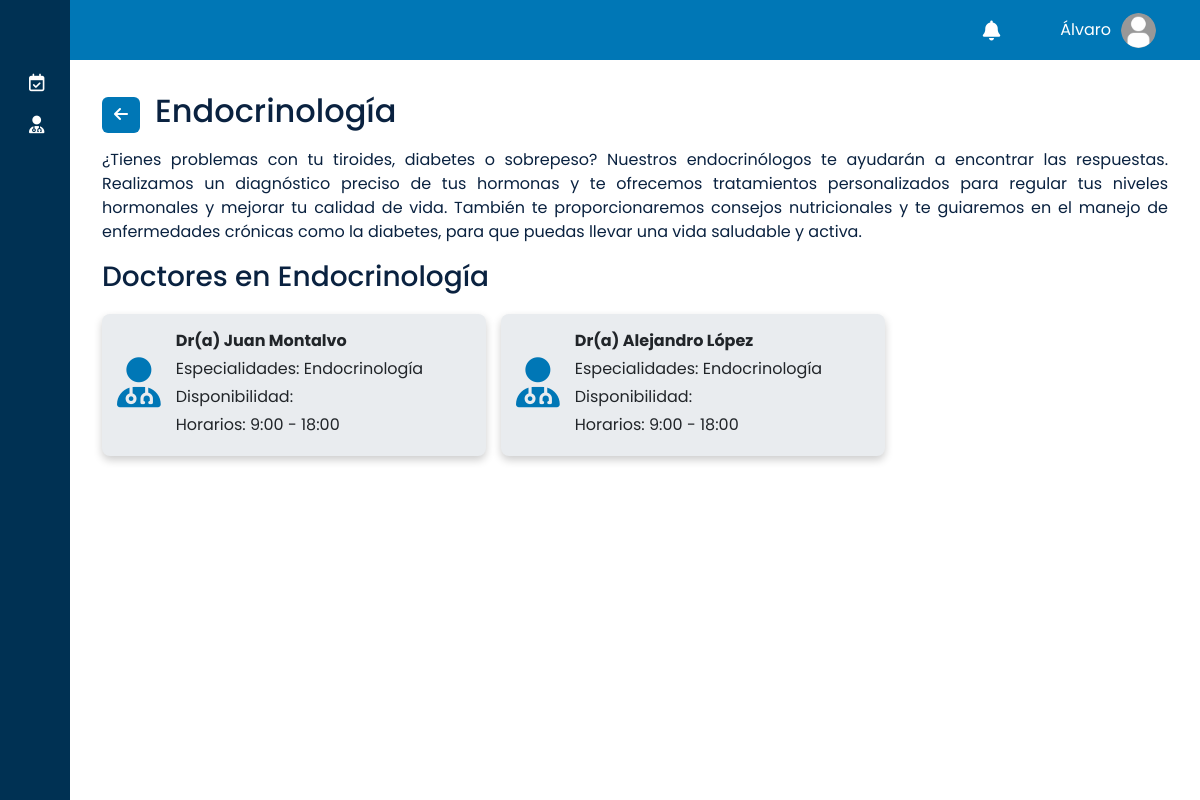
The page /core/specialities/9/ (signed in) on the database its author committed.
### core/models.py (models this page shows, shortened)
class User(AbstractUser):
    middle_name = models.CharField(max_length=30, blank=True, null=True)
    maternal_surname = models.CharField(max_length=30, blank=True, null=True)
    identification = models.CharField(max_length=13, blank=True, null=True)
    address = models.CharField(max_length=50, blank=True, null=True)
    city = models.CharField(max_length=15, blank=True, null=True)
    phone_number = models.CharField(max_length=10, blank=True, null=True)
    birth_date = models.DateField(blank=True, null=True)
    GENRE_CHOICES = [
        ('M', 'Masculino'),
        ('F', 'Femenino'),
    ]
    genre = models.CharField(
        max_length=1, choices=GENRE_CHOICES, blank=False, null=False)

class Speciality(models.Model):
    name = models.CharField(max_length=80)
    description = models.TextField()
    detailed_description = models.TextField(null=True, blank=True)
    created_at = models.DateTimeField(default=timezone.now, editable=False)
    modified_by = models.ForeignKey(
        User, on_delete=models.SET_NULL, null=True, blank=True)
    modified_at = models.DateTimeField(auto_now=True)
    status = models.BooleanField(default=True)
    class Meta:
        verbose_name = 'Especialidad'
        verbose_name_plural = 'Especialidades'

class Doctor(User):
    specialities = models.ManyToManyField(Speciality)
    created_at = models.DateTimeField(default=timezone.now, editable=False)
    modified_at = models.DateTimeField(auto_now=True)
    modified_by = models.ForeignKey(
        User, on_delete=models.SET_NULL, null=True, blank=True, related_name='modified_doctors')
    class Meta:
        verbose_name = 'Doctor'
        verbose_name_plural = 'Doctores'

### core/views/speciality_views.py (the view)
@login_required
def speciality_detail(request, speciality_id):
    speciality = get_object_or_404(Speciality, id=speciality_id)
    doctors = Doctor.objects.filter(specialities=speciality)
    return render(request, 'patient/speciality_detail.html', {
        'speciality': speciality,
        'doctors': doctors,
    })

### core/context_processors.py (called while the page is built)
def group_context(request):
    if request.user.is_authenticated:
        return {
            'is_paciente': request.user.groups.filter(name='Paciente').exists(),
            'is_administrador': request.user.groups.filter(name='Administrador').exists(),
            'is_secretaria': request.user.groups.filter(name='Secretaria').exists(),
            'is_doctor': request.user.groups.filter(name='Doctor').exists(),
            'is_manager': request.user.groups.filter(name='Gerencia').exists(),
        }
    return {}

def notifications_processor(request):
    if request.user.is_authenticated:
        notifications = Notification.objects.filter(
            patient=request.user,
            is_read=False
        ).order_by('-created_at')
        return {
            'notifications': notifications,
            'unread_notifications': notifications,
        }
    return {'notifications': None, 'unread_notifications': None}

### core/templates/patient/speciality_detail.html
{% extends 'shared/base.html' %}
{% load static %}
{% block content %}
<div class="content">
    <div class="speciality-detail">
        <div class="header-with-back-button">
            <a href="{% url 'search_doctors_patient' %}" class="btn custom-button" title="Regresar">
                <i class="fas fa-arrow-left"></i>
            </a>
            <h2>{{ speciality.name }}</h2>
        </div>
        <p class="speciality-description">{{ speciality.detailed_description|default:speciality.description }}</p>
        <h3>Doctores en {{ speciality.name }}</h3>
        <div class="doctor-cards">
            {% for doctor in doctors %}
            <div class="doctor-card">
                <div class="icon-doctor">
                    <i class="fas fa-user-md"></i>
                </div>
                <div class="doctor-info">
                    <strong>Dr(a) {{ doctor.first_name }} {{ doctor.last_name }}</strong>
                    <p>
                        Especialidades:
                        {% for spec in doctor.specialities.all %}
                        {{ spec.name }}{% if not forloop.last %}, {% endif %}
                        {% endfor %}
                    </p>
                    <p>Disponibilidad:</p>
                    <p>Horarios: 9:00 - 18:00</p>
                </div>
            </div>
            {% empty %}
            <p>No hay doctores disponibles para esta especialidad actualmente.</p>
            {% endfor %}
        </div>
    </div>
</div>
{% endblock %}

### core/templates/shared/base.html (shortened to what this page needs)
{% load static %}
<!DOCTYPE html>
<html lang="en">
<head>
    <link href="https://cdn.lineicons.com/4.0/lineicons.css" rel="stylesheet" />
    <link rel="stylesheet" href="https://cdnjs.cloudflare.com/ajax/libs/font-awesome/6.5.2/css/all.min.css">
    <link href="https://cdn.jsdelivr.net/npm/bootstrap@5.3.0-alpha3/dist/css/bootstrap.min.css" rel="stylesheet"
>
    <link href="https://cdn.jsdelivr.net/npm/gridjs/dist/theme/mermaid.min.css" rel="stylesheet" />
    <link href="https://cdn.jsdelivr.net/npm/tom-select@2.0.0/dist/css/tom-select.css" rel="stylesheet">
    <link rel="stylesheet" href="{% static '/styles/main.css' %}">
    <link href="https://cdn.jsdelivr.net/npm/fullcalendar@6.1.15/index.global.min.css" rel="stylesheet" />
</head>
<body>
    <div class="wrapper">
        <aside id="sidebar">
            <div class="d-flex">
                <button class="toggle-btn" type="button">
                </button>
            </div>
            <ul class="sidebar-nav">
                {% if is_paciente %}
                <li class="sidebar-item">
                    <a href="#" class="sidebar-link collapsed has-dropdown" data-bs-toggle="collapse"
                        data-bs-target="#auth" aria-expanded="false" aria-controls="auth">
                        <i class="fa-regular fa-calendar-check"></i>
                    </a>
                </li>
                <li class="sidebar-item">
                    <a href="{% url 'search_doctors_patient' %}" class="sidebar-link"
                        title="Ver especialidades y médicos" aria-label="Ver especialidades y médicos">
                        <i class="fa-solid fa-user-doctor"></i>
                    </a>
                </li>
                <li class="sidebar-item">
                    <a href="{% url 'configuration' %}" class="sidebar-link" title="Configuración de cuenta"
                        aria-label="Ir a configuración de cuenta">
                    </a>
                </li>
                {% endif %}
            </ul>
            <div class="sidebar-footer">
                <a href="{% url 'account_logout' %}" class="sidebar-link" title="Cerrar sesión"
                    aria-label="Cerrar sesión">
                </a>
            </div>
        </aside>
        <div class="main2">
            <div class="dashboard-navbar">
                <div class="navbar-content">
                    <ul class="main-nav">
                        <li class="notifications-link">
                            <div class="notifications-toggle">
                                <i class="fa-solid fa-bell fa-lg" style="color: #ffffff;" title="Notificaciones"
                                    aria-label="Notificaciones">
                                </i>
                            </div>
                        </li>
                        <li class="user-link">
                            <div class="user-info">
                                <span class="user-name">{{ request.user.first_name }}</span>
                                <a href="#">
                                    <img src="{% static 'images/account.png' %}" alt="Profile" class="avatar">
                                </a>
                            </div>
                        </li>
                    </ul>
                </div>
            </div>
            {% block content %}
            {% endblock %}
        </div>
    </div>
</body>
</html>

### core/static/styles/main.css (style rules this page uses)
a { text-decoration: none; color: #6366f1; }
li { list-style: none; }
h2 { color: #0a2240; }
img { vertical-align: middle; max-width: 100%; }
body { font-family: 'Poppins', sans-serif; }
.wrapper { display: flex; min-height: 100vh; }
.main2 { display: flex; flex-direction: column; width: 100%; overflow: hidden; }
#sidebar { width: 70px; min-width: 70px; z-index: 1000; transition: all .25s ease-in-out; background-color: #003153; display: flex; flex-direction: column; }
.toggle-btn { background-color: transparent; cursor: pointer; border: 0; padding: 1rem 1.5rem; }
.sidebar-nav { padding: 2rem 0; flex: 1 1 auto; }
a.sidebar-link { padding: .625rem 1.625rem; color: #FFF; display: block; font-size: 0.9rem; white-space: nowrap; border-left: 3px solid transparent; }
.sidebar-link i { font-size: 1.1rem; margin-right: .75rem; }
.sidebar-item { position: relative; }
.dashboard-navbar { flex-wrap: nowrap; height: 60px; min-height: 60px; padding: 0.5rem 1.5rem; background-color: #0077B6; width: 100%; }
.dashboard-navbar .navbar-content { display: flex; justify-content: flex-end; align-items: center; height: 100%; }
.dashboard-navbar .main-nav { display: flex; align-items: center; height: 100%; margin: 0; padding: 0; list-style: none; margin-left: auto; }
.user-link { position: relative; display: flex; align-items: center; }
.user-info { display: flex; align-items: center; gap: 10px; margin-right: 20px; }
.user-name { margin: 0; color: #fff; cursor: pointer; }
.avatar { width: 35px; height: 35px; border-radius: 50%; }
.content { padding: 2rem; flex: 1 1 auto; width: 100%; }
.custom-button { background-color: #0077B6; color: white; border: none; }
.speciality-description { color: #0a2240; text-align: justify; margin-top: 10px; }
.speciality-description { color: #0a2240; text-align: justify; }
h3 { color: #0a2240; }
.doctor-cards { display: flex; flex-wrap: wrap; gap: 15px; margin-top: 20px; justify-content: space-around; justify-content: flex-start; }
.doctor-card { display: flex; align-items: center; background-color: #e9ecef; border-radius: 8px; padding: 15px; box-shadow: 0 4px 8px rgba(0, 0, 0, 0.2); width: calc(33.33% - 15px); max-width: 24rem; flex: 1 1 calc(33.33% - 15px); }
.icon-doctor { font-size: 50px; color: #0077B6; margin-right: 15px; }
.doctor-info p { margin: 4px 0; }
.header-with-back-button { display: flex; align-items: center; gap: 15px; }
.notifications-link { position: relative; margin-right: 50px; display: flex; align-items: center; }
.notifications-toggle { cursor: pointer; padding: 10px; display: flex; align-items: center; }

### rows shown on the page
User: user.first_name "Álvaro"
Speciality: name "Endocrinología", detailed_description "¿Tienes problemas con tu tiroides, diabetes o sobrepeso? Nuestros endocrinólogos te ayudarán a encontrar las respuestas. Realizamos un diagnóstico preciso de tus hormonas y te ofrecemos tratamientos personalizados para regular tus niveles hormonales y mejorar tu calidad de vida. También te proporcionaremos consejos nutricionales y te guiaremos en el manejo de enfermedades crónicas como la diabetes, para que puedas llevar una vida saludable y activa."
Doctor: first_name "Juan", last_name "Montalvo"
Doctor: first_name "Alejandro", last_name "López"
